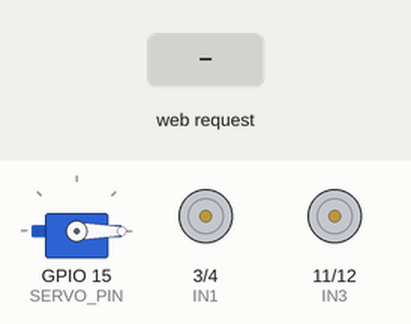
A sketch run on a simulated ESP32-S3. On the bench: servo, motor-driver pin pairs drawn as motors (green arrow = first pin HIGH = forward, orange = second pin HIGH = backward, longer = more drive, scaled by the enable pin). The inputs (shaded band) are chosen by the test bench. WiFi joins after 1.5 s; servers stay silent unless stated; what the sketch prints to the serial monitor is not drawn.

Above: at 2.7 s.
2.8 s: HTTP request GET /move?left=1&right=1&state=1 received
At 4.0 s:
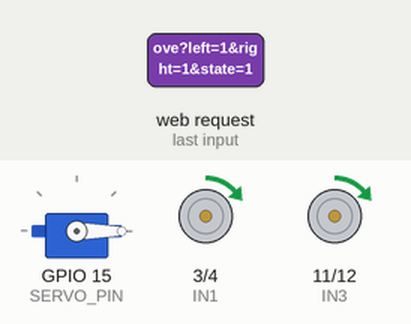
4.3 s: HTTP request GET /move?left=120&right=120&state=120 received
At 5.3 s:
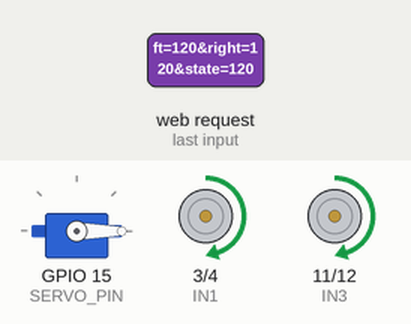
5.8 s: HTTP request GET /stop received
At 6.4 s:
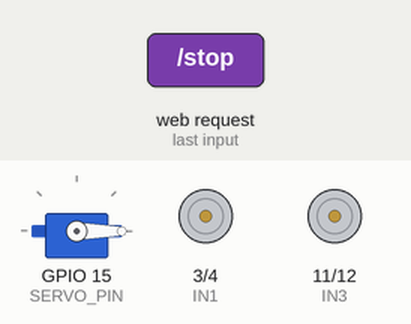
Timing chart, 0 to 8.8 s (numbered marks = the images above; inputs shaded):
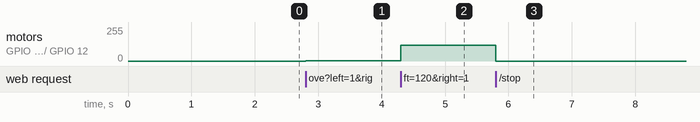

Measured:
- after the input at 2.8 s, motor on GPIO 3 (IN1) / GPIO 4 (IN2), motor on GPIO 11 (IN3) / GPIO 12 (IN4): stopped → forward 1/255 at once
- after the input at 4.3 s, motor on GPIO 3 (IN1) / GPIO 4 (IN2), motor on GPIO 11 (IN3) / GPIO 12 (IN4): forward 1/255 → forward 120/255 at once
- after the input at 5.8 s, motor on GPIO 3 (IN1) / GPIO 4 (IN2), motor on GPIO 11 (IN3) / GPIO 12 (IN4): forward 120/255 → stopped at once

The sketch:

pico_firmware.ino
```cpp
#include <Servo.h>
#include <WebServer.h>
#include <WiFi.h>

const char *ssid = "ACT_2.4G";
const char *password = "18001723";

WebServer server(80);
Servo mouthServo;

// Configuration Pins
const int SERVO_PIN = 15;

// L298N motor driver pins
// Motor A (Left)
const int ENA = 2;
const int IN1 = 3;
const int IN2 = 4;
// Motor B (Right)
const int ENB = 10;
const int IN3 = 11;
const int IN4 = 12;

// Mouth state
bool mouthActive = false;
unsigned long lastFlapTime = 0;
const int FLAP_INTERVAL = 150;
bool mouthOpen = false;

// Periodic IP printer
unsigned long lastIpPrintTime = 0;
const int IP_PRINT_INTERVAL = 5000;

// ─── Motor Functions
// ──────────────────────────────────────────────────────────

void setupMotors() {
  pinMode(ENA, OUTPUT);
  pinMode(IN1, OUTPUT);
  pinMode(IN2, OUTPUT);
  pinMode(ENB, OUTPUT);
  pinMode(IN3, OUTPUT);
  pinMode(IN4, OUTPUT);
  stopMotors();
}

void stopMotors() {
  analogWrite(ENA, 0);
  analogWrite(ENB, 0);
  digitalWrite(IN1, LOW);
  digitalWrite(IN2, LOW);
  digitalWrite(IN3, LOW);
  digitalWrite(IN4, LOW);
}

void setMotorSpeeds(int leftSpeed, int rightSpeed) {
  leftSpeed = constrain(leftSpeed, -255, 255);
  rightSpeed = constrain(rightSpeed, -255, 255);

  // Left motor direction
  if (leftSpeed > 0) {
    digitalWrite(IN1, HIGH);
    digitalWrite(IN2, LOW);
  } else if (leftSpeed < 0) {
    digitalWrite(IN1, LOW);
    digitalWrite(IN2, HIGH);
  } else {
    digitalWrite(IN1, LOW);
    digitalWrite(IN2, LOW);
  }

  // Right motor direction
  if (rightSpeed > 0) {
    digitalWrite(IN3, HIGH);
    digitalWrite(IN4, LOW);
  } else if (rightSpeed < 0) {
    digitalWrite(IN3, LOW);
    digitalWrite(IN4, HIGH);
  } else {
    digitalWrite(IN3, LOW);
    digitalWrite(IN4, LOW);
  }

  analogWrite(ENA, abs(leftSpeed));
  analogWrite(ENB, abs(rightSpeed));
}

// ─── HTTP Handlers
// ────────────────────────────────────────────────────────────

void handleMove() {
  Serial.print("[MOVE] Request from: ");
  Serial.println(server.client().remoteIP());

  if (!server.hasArg("left") || !server.hasArg("right")) {
    server.send(400, "text/plain", "Missing left/right speed parameters");
    stopMotors();
    return;
  }

  int leftS = server.arg("left").toInt();
  int rightS = server.arg("right").toInt();

  setMotorSpeeds(leftS, rightS);

  server.send(200, "text/plain",
              "OK Left:" + String(leftS) + " Right:" + String(rightS));
}

void handleStop() {
  Serial.println("[STOP] Motors halted via /stop");
  stopMotors();
  server.send(200, "text/plain", "Motors stopped");
}

void handleMouth() {
  Serial.print("[MOUTH] Request from: ");
  Serial.println(server.client().remoteIP());

  if (!server.hasArg("state")) {
    server.send(400, "text/plain", "Missing state parameter");
    return;
  }

  String state = server.arg("state");
  if (state == "start") {
    mouthActive = true;
  } else if (state == "stop") {
    mouthActive = false;
    mouthServo.write(0);
    mouthOpen = false;
  } else {
    server.send(400, "text/plain", "Invalid state. Use 'start' or 'stop'");
    return;
  }

  server.send(200, "text/plain", "Mouth state: " + state);
}

void handleStatus() {
  String json = "{";
  json += "\"ip\":\"" + WiFi.localIP().toString() + "\",";
  json += "\"mouthActive\":" + String(mouthActive ? "true" : "false") + ",";
  json += "\"wifiRSSI\":" + String(WiFi.RSSI());
  json += "}";
  server.send(200, "application/json", json);
}

void handleNotFound() { server.send(404, "text/plain", "Route not found"); }

// ─── Setup
// ────────────────────────────────────────────────────────────────────

void setup() {
  Serial.begin(115200);

  setupMotors();

  mouthServo.attach(SERVO_PIN);
  mouthServo.write(0);

  // Connect to WiFi
  WiFi.begin(ssid, password);
  Serial.print("Connecting to WiFi");
  while (WiFi.status() != WL_CONNECTED) {
    delay(500);
    Serial.print(".");
  }
  Serial.println("\nConnected!");
  Serial.print("IP Address: ");
  Serial.println(WiFi.localIP());

  // Register routes
  server.on("/move", handleMove);
  server.on("/stop", handleStop);
  server.on("/mouth", handleMouth);
  server.on("/status", handleStatus);
  server.onNotFound(handleNotFound);

  server.begin();
  Serial.println("HTTP server started");
}

// ─── Loop
// ─────────────────────────────────────────────────────────────────────

void loop() {
  server.handleClient();

  unsigned long currentMillis = millis();

  // Mouth lip-sync flap (non-blocking)
  if (mouthActive) {
    if (currentMillis - lastFlapTime >= FLAP_INTERVAL) {
      lastFlapTime = currentMillis;
      mouthOpen = !mouthOpen;
      mouthServo.write(mouthOpen ? 60 : 0);
    }
  }

  // Periodic IP print
  if (currentMillis - lastIpPrintTime >= IP_PRINT_INTERVAL) {
    lastIpPrintTime = currentMillis;
    if (WiFi.status() == WL_CONNECTED) {
      Serial.print("IP: ");
      Serial.println(WiFi.localIP());
    } else {
      Serial.println("[WARN] WiFi disconnected!");
    }
  }
}
```
